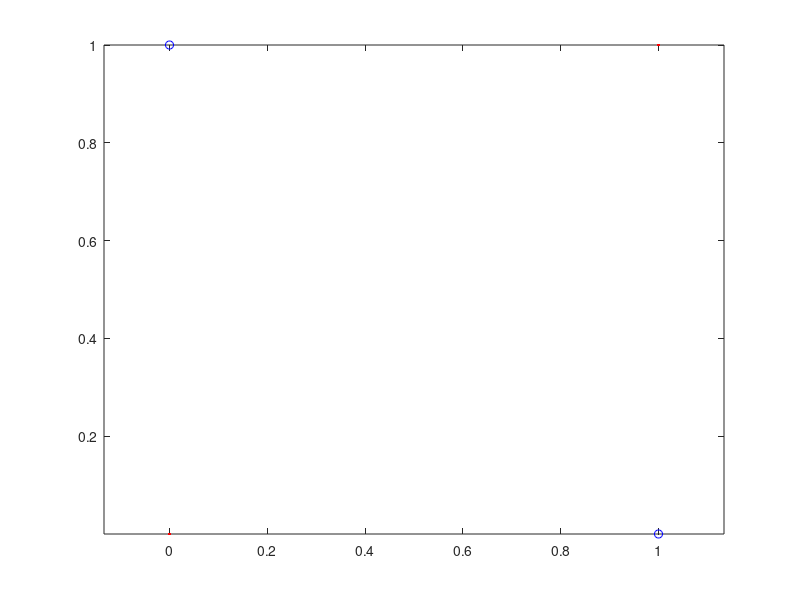

The MATLAB script that drew this image: (Note: this script raises an error after producing the figure.)
clear; clc; 
close all
global figt4

X1 = [0 0; 0 1; 1 0; 1 1]';
y1 = [1 -1 -1 1];
l=2; % dimensionality
N=4; % number of vectors

figt4=1;

% Plot the training set X1
figure(1), plot(X1(1,y1==1),X1(2,y1==1),'r.',X1(1,y1==-1),X1(2,y1==-1),'bo')
figure(1), axis equal

kernel='poly'
kpar1=0; 
kpar2=2; 
C=4;
tol=0.001;
steps=100000;
eps=10^(-10);
method=1;
[alpha, b, w, evals, stp, glob] = SMO2(X1', y1', kernel, kpar1, kpar2, C, tol, steps, eps, method);

mag=0.1;
xaxis=1;
yaxis=2;
input = zeros(1,size(X1',2));
bias=-b;  
aspect=0;
svcplot_book(X1',y1',kernel,kpar1,kpar2,alpha,bias,aspect,mag,xaxis,yaxis,input);

figure(figt4), axis equal

X_sup=X1(:,alpha'~=0);
alpha_sup=alpha(alpha~=0)';
y_sup=y1(alpha~=0);

% Classification of the training set
for i=1:N
    t=sum((alpha_sup.*y_sup).*CalcKernel(X_sup',X1(:,i)',kernel,kpar1,kpar2)')-b;
    if(t>0)
        out_train(i)=1;
    else
        out_train(i)=-1;
    end
end

% Computing the training error
Pe_train=sum(out_train.*y1<0)/length(y1)


%Counting the number of support vectors
sup_vec=sum(alpha>0)

x1=sym('x1','real');
x2=sym('x2','real');
func=sum((alpha_sup.*y_sup).*(x1*X_sup(1,:)+x2*X_sup(2,:)).^2)-b;
f_func=simplify(func);
ff_func=vpa(f_func,10);
disp("The non linear function is:");
disp(ff_func);
